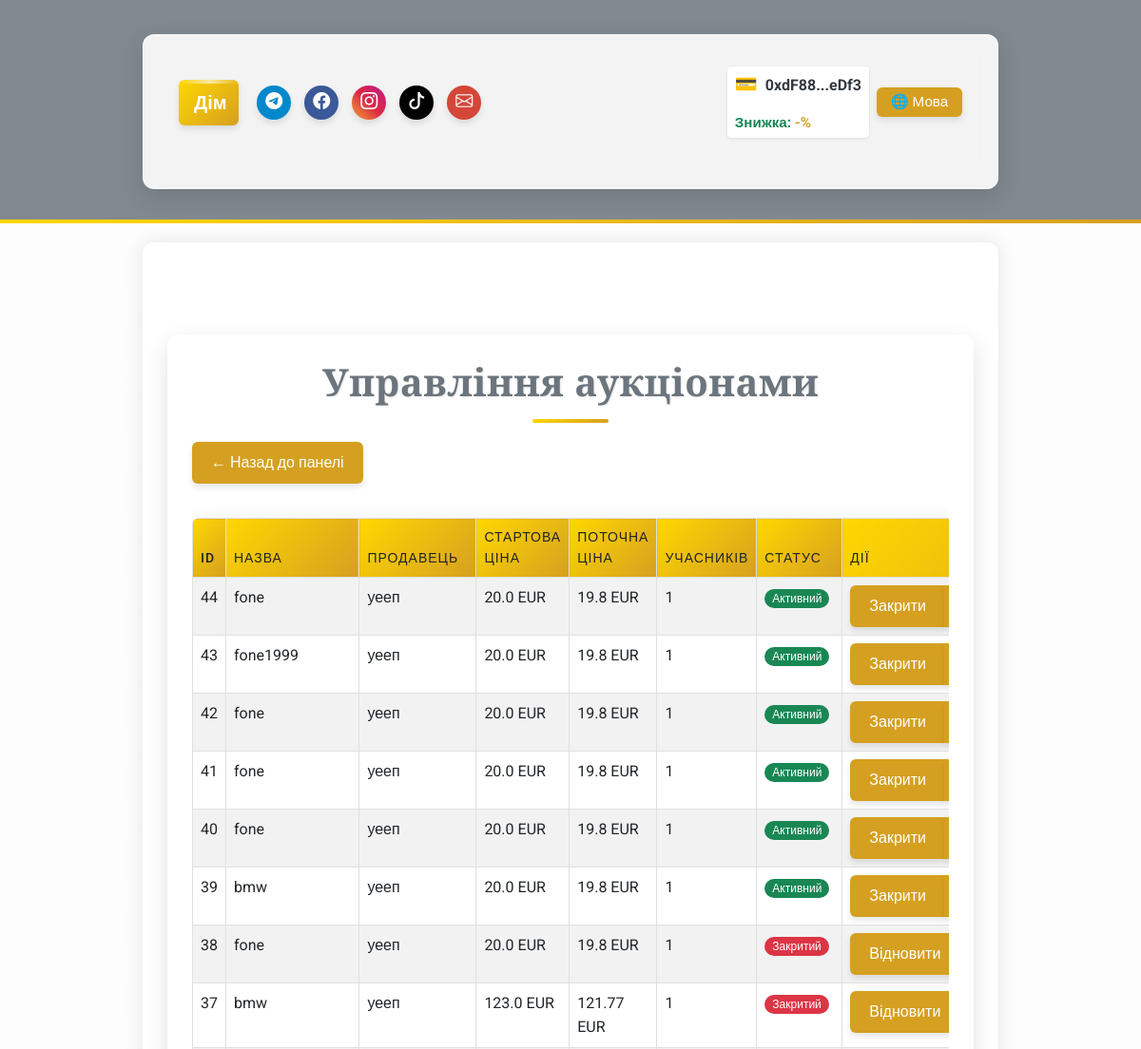
The app's page /admin/auction_management (signed in, upper part), older data.
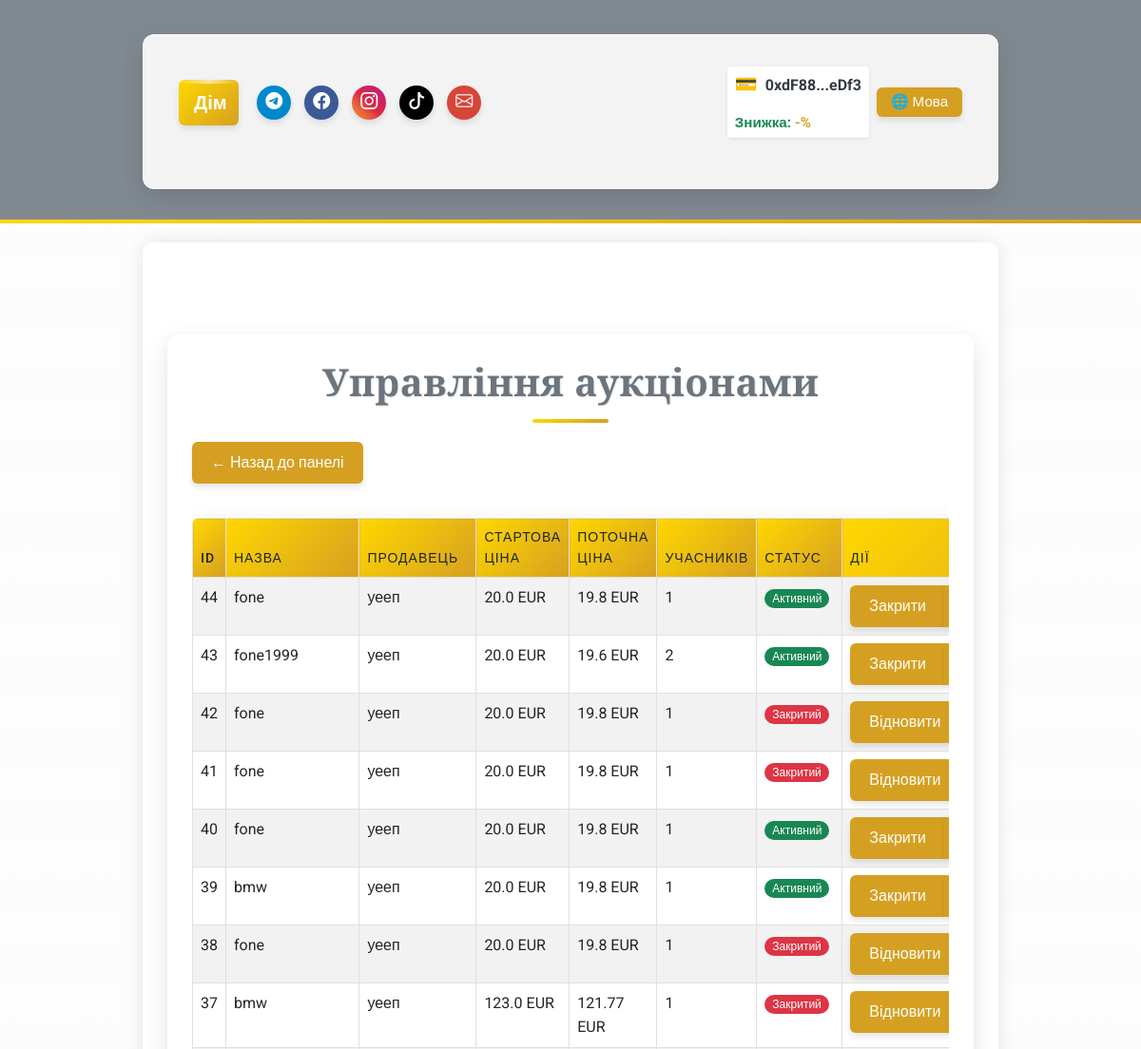
The same page, newer data.
### app/models/user.py (models this page shows, shortened)
class User(UserMixin, db.Model):
    __tablename__ = 'users'
    id = db.Column(db.Integer, primary_key=True)
    username = db.Column(db.String(80), nullable=False, unique=True)
    email = db.Column(db.String(120), nullable=False, unique=True)
    password_hash = db.Column(db.String(128), nullable=False)
    balance = db.Column(db.Float, default=0.0)
    platform_balance = db.Column(db.Float, default=0.0)  # Баланс платформи
    user_type = db.Column(db.String(10), nullable=False)  # "buyer", "seller", "admin"
    is_admin = db.Column(db.Boolean, default=False)  # Поле для адміністратора
    wallet_address = db.Column(db.String(42), nullable=True)  # Адреса криптогаманця
    verification_document = db.Column(db.String(255))
    is_verified = db.Column(Boolean, default=False)
    company_name = db.Column(db.String(255))
    tax_id = db.Column(db.String(64))
    language = db.Column(db.String(5), default='ua')  # 'ua', 'en', 'de'    # Зв'язки
    auctions_created = db.relationship('Auction', foreign_keys='Auction.seller_id', backref='seller', lazy=True)
    auctions_won = db.relationship('Auction', foreign_keys='Auction.winner_id', backref='winner', lazy=True)
    auction_participations = db.relationship('AuctionParticipant', back_populates='user', lazy=True)

### app/models/auction.py (models this page shows, shortened)
class Auction(db.Model):
    __tablename__ = 'auctions'
    id = db.Column(db.Integer, primary_key=True)
    title = db.Column(db.String(255), nullable=False)
    description = db.Column(db.Text, nullable=False)
    starting_price = db.Column(db.Float, nullable=False)
    current_price = db.Column(db.Float, nullable=False)
    seller_id = db.Column(db.Integer, db.ForeignKey('users.id'), nullable=False)
    total_participants = db.Column(db.Integer, default=0, nullable=False)
    is_active = db.Column(db.Boolean, default=True, nullable=False)
    winner_id = db.Column(db.Integer, db.ForeignKey('users.id'), nullable=True)
    total_earnings = db.Column(db.Float, default=0.0, nullable=False)
    created_at = db.Column(db.DateTime, default=db.func.now(), nullable=False)
    updated_at = db.Column(db.DateTime, default=db.func.now(), onupdate=db.func.now(), nullable=False)
    photos = db.Column(JSON, default=list)  # Поле для зберігання шляхів до фото у форматі JSON
    is_confirmed = db.Column(db.Boolean, default=False, nullable=False)  # Чи підтверджено отримання товару
    main_photo_idx = db.Column(db.Integer, default=0)  # Індекс головного фото
    participants = relationship(
        'AuctionParticipant', back_populates='auction', cascade='all, delete-orphan', lazy='dynamic'
    )

### app/routes/admin_routes.py (the view)
@admin_bp.route('/auction_management', methods=['GET'])
@login_required
def auction_management():
    if not current_user.is_admin:
        return "Доступ заборонено", 403
    auctions = db.session.query(
        Auction,
        User.username.label('seller_name'),
        func.count(AuctionParticipant.id).label('participant_count')
    ).join(User, Auction.seller_id == User.id)\
     .outerjoin(AuctionParticipant, Auction.id == AuctionParticipant.auction_id)\
     .group_by(Auction.id)\
     .order_by(Auction.id.desc()).all()
    return render_template('admin/auction_management.html',
                         auctions=auctions,
                         lang=session.get('lang', 'ua'),
                         ui_text=ui_text)

### app/utils/i18n_ui.py (called while the page is built)
def ui_text(key, lang):
    return ui_translations.get(key, {}).get(lang, ui_translations.get(key, {}).get('ua', key))

### app/templates/admin/auction_management.html (shortened to what this page needs)
{% extends "base.html" %}
{% block content %}
<div class="container my-5">
    <h1 class="text-center text-secondary">Управління аукціонами</h1>
    <div class="mb-3">
        <a href="{{ url_for('admin.admin_dashboard') }}" class="btn btn-secondary">← Назад до панелі</a>
    </div>
    <div class="table-responsive">
        <table class="table table-striped">
            <thead>
                <tr>
                    <th>ID</th>
                    <th>Назва</th>
                    <th>Продавець</th>
                    <th>Стартова ціна</th>
                    <th>Поточна ціна</th>
                    <th>Учасників</th>
                    <th>Статус</th>
                    <th>Дії</th>
                </tr>
            </thead>
            <tbody>
                {% for auction, seller_name, participant_count in auctions %}
                <tr id="auction-{{ auction.id }}">
                    <td>{{ auction.id }}</td>
                    <td>{{ auction.title }}</td>
                    <td>{{ seller_name }}</td>
                    <td>{{ auction.starting_price | round(2) }} EUR</td>
                    <td>{{ auction.current_price | round(2) }} EUR</td>
                    <td>{{ participant_count }}</td>
                    <td>
                        <span class="badge {{ 'bg-success' if auction.is_active else 'bg-danger' }}">
                            {{ 'Активний' if auction.is_active else 'Закритий' }}
                        </span>
                    </td>
                    <td>
                        <div class="btn-group" role="group">
                            {% if auction.is_active %}
                            <button class="btn btn-sm btn-warning" onclick="manageAuction({{ auction.id }}, 'force_close')">
                                Закрити
                            </button>
                            {% else %}
                            <button class="btn btn-sm btn-success" onclick="manageAuction({{ auction.id }}, 'reopen')">
                                Відновити
                            </button>
                            {% endif %}
                            <button class="btn btn-sm btn-danger" onclick="manageAuction({{ auction.id }}, 'delete')">
                            </button>
                        </div>
                    </td>
                </tr>
                {% endfor %}
            </tbody>
        </table>
    </div>
</div>
{% endblock %}

### app/templates/base.html (shortened to what this page needs)
<!DOCTYPE html>
<html lang="{{ lang if lang else 'uk' }}">
<head>
    <link href="https://cdn.jsdelivr.net/npm/bootstrap@5.3.0/dist/css/bootstrap.min.css" rel="stylesheet">
    <link rel="stylesheet" href="https://cdn.jsdelivr.net/npm/bootstrap-icons@1.11.1/font/bootstrap-icons.css">
    <link rel="stylesheet" href="{{ url_for('static', filename='css/custom.css') }}?v={{ range(1, 100000) | random }}">
</head>
<body class="bg-light text-dark" style="font-family: 'Roboto', sans-serif;">
    <div class="video-background">
    </div>
    <header class="bg-secondary text-white py-3" style="background-color: rgba(108, 117, 125, 0.85) !important; position: relative; overflow: hidden;">
        <div class="header-video-bg">
        </div>
        <div class="container">
            <nav class="navbar navbar-expand-lg navbar-dark">
                <div class="container-fluid">
                    <a class="navbar-brand fw-bold home-button" href="/">{{ ui_text('home', lang) }}</a>
                    <div class="d-flex align-items-center w-100 justify-content-between header-content">
                        <div class="d-flex gap-2 align-items-center header-social">
                            <a href="https://t.me/your_channel" class="social-button telegram-color" title="{{ ui_text('telegram', lang) }}"
                                target="_blank">
                                <i class="bi bi-telegram"></i>
                            </a>
                            <a href="https://facebook.com/your_page" class="social-button facebook-color" title="{{ ui_text('facebook', lang) }}"
                                target="_blank">
                                <i class="bi bi-facebook"></i>
                            </a>
                            <a href="https://instagram.com/your_page" class="social-button instagram-color" title="{{ ui_text('instagram', lang) }}"
                                target="_blank">
                                <i class="bi bi-instagram"></i>
                            </a>
                            <a href="https://tiktok.com/@your_page" class="social-button tiktok-color" title="{{ ui_text('tiktok', lang) }}"
                                target="_blank">
                                <i class="bi bi-tiktok"></i>
                            </a>
                            <a href="mailto:info@yourdomain.com" class="social-button email-color" title="{{ ui_text('email', lang) }}">
                                <i class="bi bi-envelope"></i>
                            </a>
                        </div>
                        <div class="d-flex align-items-center ms-3 header-controls">
                            {% if current_user.is_authenticated %}
                            {% if current_user.wallet_address %}
                            <div class="wallet-widget">                                <div class="wallet-address-container">
                                    <span class="wallet-icon">&#128179;</span>
                                    <span id="wallet-address-short" title="{{ ui_text('copy_address', lang) }}" data-full-address="{{ current_user.wallet_address }}" class="text-truncate-item">
                                        {{ current_user.wallet_address[:6] }}...{{ current_user.wallet_address[-4:] }}
                                    </span>
                                </div>                                {% if user_discount is not none %}
                                <div class="small text-success fw-bold mt-1 wallet-discount text-truncate-item">
                                    {{ ui_text('token_discount', lang) }}: <span style="color:#d5a021;">-{{ user_discount }}%</span>
                                </div>
                                {% endif %}
                            </div>                            {% else %}                            <button onclick="connectWallet()" class="btn btn-outline-warning btn-sm ms-2 wallet-connect-btn text-truncate-item">
                                {{ ui_text('connect_wallet', lang) }}&nbsp;&#128179;
                            </button>
                            {% endif %}
                            {% endif %}
                                                        <div class="ms-2 language-switcher">
                                <div class="dropdown">
                                    <button class="btn btn-outline-light btn-sm py-1 px-2 dropdown-toggle text-truncate-item" type="button"
                                        id="langDropdown" data-bs-toggle="dropdown" aria-expanded="false">
                                        🌐 {{ ui_text('language', lang) }}
                                    </button>
                                </div>
                            </div>
                        </div>
                    </div>
                </div>
            </nav>
        </div>
    </header>
    <main class="container py-5" style="background-color: rgba(255, 255, 255, 0.85); border-radius: 12px; box-shadow: 0 0 20px rgba(0, 0, 0, 0.1);">
        {% block content %}{% endblock %}
    </main>
</body>
</html>

### app/templates/base.html (style rules this page uses)
.text-truncate-item { white-space: nowrap; overflow: hidden; text-overflow: ellipsis; max-width: 100%; }
.video-background { position: fixed; top: 0; left: 0; width: 100%; height: 100%; z-index: -2; overflow: hidden; }
.wallet-widget { display: flex; align-items: center; background-color: white; padding: 0.25rem 0.5rem; border-radius: 0.25rem; box-shadow: 0 1px 3px rgba(0, 0, 0, 0.1); gap: 8px; flex-direction: column; align-items: flex-start; max-width: 100%; }
.wallet-address-container { display: flex; align-items: center; gap: 8px; max-width: 100%; overflow: hidden; }
.wallet-icon { font-size: 1.2em; color: #28a745; }
#wallet-address-short { text-overflow: ellipsis; overflow: hidden; white-space: nowrap; cursor: pointer; font-weight: bold; color: #343a40; }
.wallet-discount { font-size: 0.95em; max-width: 100%; }
.language-switcher button { font-size: 0.95em; min-width: 90px; }
.header-video-bg, .footer-video-bg { position: absolute; top: 0; left: 0; width: 100%; height: 100%; z-index: -1; overflow: hidden; }

Row changes from the older to the newer data that the page shows:
changed Auction "fone1999": current_price "19.8" → "19.6"; total_participants "1" → "2"
changed Auction id 42: is_active "Активний" → "Закритий"; is_active "Закрити" → "Відновити"
changed Auction id 41: is_active "Активний" → "Закритий"; is_active "Закрити" → "Відновити"
